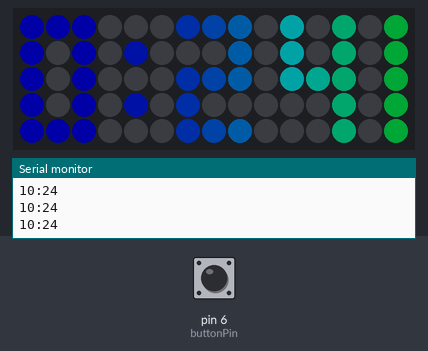
A sketch run on a simulated Arduino Uno, built with avr-gcc and run on an emulated ATmega328P. Parts: 15×5 RGB LED matrix (first LED top left, wired row by row), the last lines printed to the serial monitor. The inputs (shaded band) are chosen by the test bench; at power-on: pin 6 (buttonPin) LOW. Dim RGB values are drawn brighter than linear; the local clock reads 2024-03-15 10:24:30 at power-on unless the sketch sets it.

Above: at 4.2 s.
4.3 s: pin 6 (buttonPin) pulled HIGH for 0.45 s
At 4.75 s:
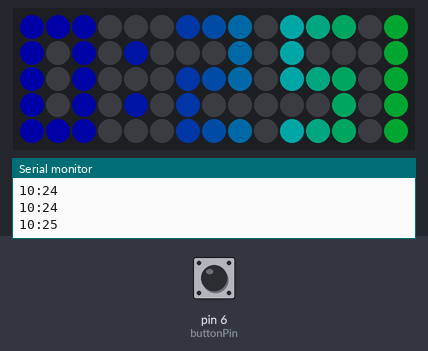
7.7 s: pin 6 (buttonPin) pulled HIGH for 1 s
At 10.53 s:
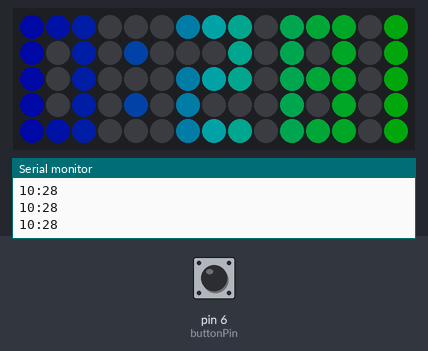
11.7 s: pin 6 (buttonPin) pulled HIGH for 0.45 s
At 12.33 s:
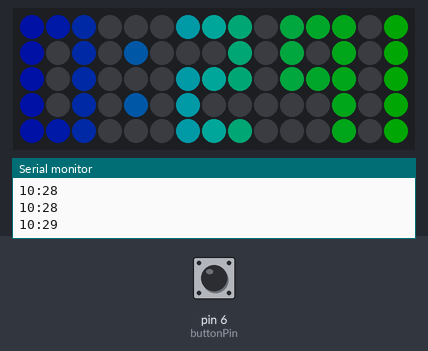
15.1 s: pin 6 (buttonPin) pulled HIGH for 1 s
At 26.8 s:
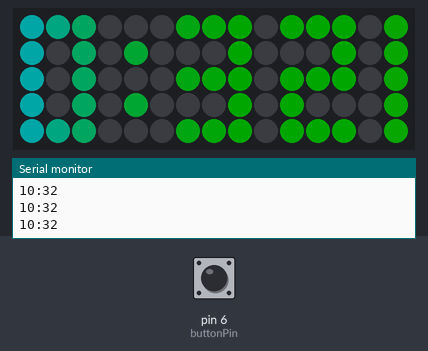

The sketch:

LED_Clock.ino
```cpp
// Date and time functions using a DS3231 RTC connected via I2C and Wire lib
#include <Wire.h>
#include "RTClib.h"
#include <Adafruit_GFX.h>
#include <Adafruit_NeoMatrix.h>
#include <Adafruit_NeoPixel.h>
#include <Fonts/Dialog_plain_5.h>
#define PIN 2

RTC_DS3231 rtc;

char daysOfTheWeek[7][12] = {"Sunday", "Monday", "Tuesday", "Wednesday", "Thursday", "Friday", "Saturday"};

Adafruit_NeoMatrix matrix = Adafruit_NeoMatrix(15, 5, PIN,
  NEO_MATRIX_TOP     + NEO_MATRIX_LEFT +
  NEO_MATRIX_ROWS + NEO_MATRIX_PROGRESSIVE,
  NEO_GRB            + NEO_KHZ800);

const int buttonPin = 6;     // the number of the pushbutton pin
int buttonState = 0;

void setup () {
  pinMode(buttonPin, INPUT);

  Serial.begin(9600);

  delay(3000); // wait for console opening

  if (! rtc.begin()) {
    Serial.println("Couldn't find RTC");
    while (1);
  }

  if (rtc.lostPower()) {
    Serial.println("RTC lost power, lets set the time!");
    // following line sets the RTC to the date & time this sketch was compiled
    rtc.adjust(DateTime(F(__DATE__), F(__TIME__)));
    // This line sets the RTC with an explicit date & time, for example to set
    // January 21, 2014 at 3am you would call:
    // rtc.adjust(DateTime(2014, 1, 21, 3, 0, 0));
  }
  matrix.setFont(&Dialog_plain_5);
  matrix.begin();
  matrix.setTextWrap(false);
  matrix.setBrightness(40);
  matrix.setTextColor(0);
}

int pass = 0;
int delta_min = 0;

void loop() {
  int clr[ 384 ];
  int rVal, gVal, bVal, increment;

  //set up color array
  for (int i = 0; i < 128; i++){
    clr[i] = 0;
  }
  for (int i = 128; i < 192; i++){
    clr[i] = (i-128) * 4;
  }
  for (int i = 192; i < 320; i++){
    clr[i] = 255;
  }
  for (int i = 320; i < 384; i++){
    clr[i] = 255 - (i-320)*4;
  }

  buttonState = digitalRead(buttonPin);

  if (buttonState == HIGH) {
    // turn LED on:
    delta_min++;
  }


  increment = 0;
  for (int i = 0; i < 15; i++){
    rVal = (pass + increment*6) % 384;
    gVal = (pass + increment*6 + 128) % 384;
    bVal = (pass + increment*6 + 256) % 384;
    matrix.drawLine(i, 0, i, 5, matrix.Color(clr[rVal], clr[gVal], clr[bVal]));
    increment++;
  }

  DateTime now = rtc.now();
  DateTime future (now + TimeSpan(0,0,delta_min,0));
  int hr_24, hr_12, mn;
  hr_24=future.hour();
  mn=future.minute();
  if (hr_24==0) hr_12=12;
  else hr_12=hr_24%12;
  String hr_char;
  String mn_char;
  if(hr_12<10) hr_char=" " + String(hr_12);
  else hr_char=String(hr_12);
  if(future.minute()<10) mn_char="0" + String(future.minute());
  else mn_char=String(future.minute());

  matrix.setCursor(-2, 5);
  matrix.print(hr_char + ":" + mn_char);
  matrix.show();
  Serial.print(future.hour());
  Serial.print(":");
  Serial.print(future.minute());
  Serial.println();
  delay(250);
  pass++;

}
```

Dialog_plain_5.h
```cpp
// Created by http://oleddisplay.squix.ch/ Consider a donation
// In case of problems make sure that you are using the font file with the correct version!
const uint8_t Dialog_plain_5Bitmaps[] PROGMEM = {

    // Bitmap Data:
    0x00, // ' '
    0xE8, // '!'
    0xC0, // '"'
    0x07,0xF2, // '#'
    0x79,0xF4, // '$'
    0xD1,0x10,0xB0, // '%'
    0x88,0xCA, // '&'
    0x80, // '''
    0x2A,0x00, // '('
    0x15,0x00, // ')'
    0x08,0x00, // '*'
    0x01,0x1C,0x40, // '+'
    0x00, // ','
    0xC0, // '-'
    0x00, // '.'
    0x6A,0x00, // '/'
    0xD6,0xE0, // '0'
    0xC9,0x20, // '1'
    0x62,0x48, // '2'
    0xE8,0xE0, // '3'
    0x26,0x62, // '4'
    0x08,0x90, // '5'
    0x7A,0xE0, // '6'
    0x25,0x20, // '7'
    0xEA,0xE0, // '8'
    0xD5,0xE0, // '9'
    0x00, // ':'
    0x00, // ';'
    0x02,0xC6, // '<'
    0x77, // '='
    0x06,0x16, // '>'
    0xD0, // '?'
    0x27,0xB7,0x66,0x00, // '@'
    0x4A,0x68, // 'A'
    0xFA,0xD0, // 'B'
    0x68,0x86, // 'C'
    0xE9,0x9A, // 'D'
    0xDA,0x40, // 'E'
    0x9A,0x40, // 'F'
    0x78,0xB5, // 'G'
    0xBE,0xD0, // 'H'
    0xF0, // 'I'
    0x55,0x40, // 'J'
    0xAC,0xCA, // 'K'
    0x92,0x40, // 'L'
    0x9F,0xF9, // 'M'
    0xBF,0xD0, // 'N'
    0x69,0x96, // 'O'
    0xF7,0x40, // 'P'
    0x69,0x96,0x00, // 'Q'
    0xEA,0xCA, // 'R'
    0x91,0x60, // 'S'
    0x21,0x08,0x40, // 'T'
    0xB6,0xE0, // 'U'
    0xAA,0xA4, // 'V'
    0xAF,0xBC,0xA0, // 'W'
    0xA4,0x4A, // 'X'
    0x53,0x08,0x40, // 'Y'
    0x64,0x88, // 'Z'
    0xAA,0x80, // '['
    0xAA,0x40, // '\'
    0x55,0x40, // ']'
    0x61, // '^'
    0x70, // '_'
    0x00, // '`'
    0xDE,0x80, // 'a'
    0x9A,0xE0, // 'b'
    0x92,0x00, // 'c'
    0x3E,0xD0, // 'd'
    0xDE,0x00, // 'e'
    0x49,0x20, // 'f'
    0xF6,0xA0, // 'g'
    0x9E,0xD0, // 'h'
    0xF0, // 'i'
    0x55,0x40, // 'j'
    0x9A,0x60, // 'k'
    0xF0, // 'l'
    0xFD,0x6A, // 'm'
    0xF6,0x80, // 'n'
    0xD7,0x00, // 'o'
    0xD7,0x40, // 'p'
    0xF6,0xB0, // 'q'
    0x2A, // 'r'
    0x4C,0x80, // 's'
    0x49,0x20, // 't'
    0x16,0xD0, // 'u'
    0xB9,0x00, // 'v'
    0xD7,0x60, // 'w'
    0xCB,0x00, // 'x'
    0xB9,0x40, // 'y'
    0x68, // 'z'
    0x4A,0x24, // '{'
    0xF8, // '|'
    0x48,0xA4, // '}'
    0xF8, // 'NSG1'
    0xE7,0xCE, //'NSG2'
    0xE7,0x9E, //'NSG3'
    0xB7,0x92, //'NSG4'
    0xF3,0x9E, //'NSG5'
    0xF3,0xDE, //'NSG6'
    0xE4,0x92, //'NSG7'
    0xF7,0xDE, //'NSG8'
    0xF7,0x92, //'NSG9'
    0xF6,0xDE, //'NSG0'
    0x50, //'NSG: 195'
    0xF9,0xF9,0x90, //'NSG A 196'
    0xE9,0xE9,0xE0, //'NSG B 199'
    0xF2,0x4E, //'NSG C 202'
    0xE9,0x99,0xE0, //'NSG D 204'
    0xF3,0xCE, //'NSG E 207'
    0xF3,0xC8, //'NSG F 209'
    0xF8,0xB9,0xF0, //'NSG G 211'
    0x99,0xF9,0x90, //'NSG H 214'
    0xF8, //'NSG I 217'
    0x11,0x19,0x60, //'NSG J 218'
    0x9A,0xCA,0x90, //'NSG k 221'
    0x92,0x4E, //'NSG L 224'
    0x8E,0xEB,0x18,0x80, //'NSG M 226'
    0x9D,0xB9,0x90, //'NSG N 230'
    0xF9,0x99,0xF0, //'NSG O 233'
    0xF9,0xF8,0x80, //'NSG P 236'
    0x74,0x63,0x26,0x80, //'NSG Q 239'
    0xF9,0xFA,0x90, //'NSG R 244'
    0xF8,0xF1,0xF0, //'NSG S 247'
    0xE9,0x24, //'NSG T 250'
    0x99,0x99,0xF0, //'NSG U 252'
    0x99,0x99,0x60, //'NSG V 255'
    0x8C,0x6B,0x55,0x00, //'NSG W 258'
    0x8A,0x88,0xA8,0x80, //'NSG X 262'
    0x99,0xF1,0xF0, //'NSG Y 265'
    0xF8,0x88,0x8F,0x80, //'NSG Z 269'
    0x55,0x40, //'Rev 1 272'
    0x1D,0x17,0x10, //'Rev 2 274'
    0x1D,0x1D,0x10, //'Rev 3 277'
    0x55,0x1D,0xD0, //'Rev 4 280'
    0x17,0x1D,0x10, //'Rev 5 283'
    0x1D,0x15,0x10, //'Rev 6 286'
    0x1D,0xDD,0xD0, //'Rev 7 289'
    0x15,0x15,0x10, //'Rev 8 292'
    0x15,0x1D,0xD0, //'Rev 9 295'
    0x15,0x55,0x10, //'Rev 0 298'
    0xDD,0xC0 //'Rev ; 301'


};
const GFXglyph Dialog_plain_5Glyphs[] PROGMEM = {
// bitmapOffset, width, height, xAdvance, xOffset, yOffset
      {     0,   1,   1,   3,    0,    0 }, // ' '
      {     1,   1,   5,   3,    0,   -5 }, // '!'
      {     2,   2,   2,   3,    0,   -4 }, // '"'
      {     3,   4,   4,   5,    0,   -4 }, // '#'
      {     5,   3,   5,   4,    0,   -4 }, // '$'
      {     7,   5,   4,   6,    0,   -4 }, // '%'
      {    10,   4,   4,   5,    0,   -4 }, // '&'
      {    12,   1,   2,   2,    0,   -4 }, // '''
      {    13,   2,   5,   3,    0,   -4 }, // '('
      {    15,   2,   5,   3,    0,   -4 }, // ')'
      {    17,   3,   3,   4,    0,   -4 }, // '*'
      {    19,   5,   4,   6,    0,   -4 }, // '+'
      {    22,   2,   3,   3,    0,   -2 }, // ','
      {    23,   2,   1,   3,    0,   -2 }, // '-'
      {    24,   2,   1,   3,    0,   -1 }, // '.'
      {    25,   2,   5,   3,    0,   -4 }, // '/'
      {    298,   4,   5,   4,    0,   -5 }, // '0'
      {    272,   2,   5,   2,    0,   -5 }, // '1'
      {    274,   4,   5,   4,    0,   -5 }, // '2'
      {    277,   4,   5,   4,    0,   -5 }, // '3'
      {    280,   4,   5,   4,    0,   -5 }, // '4'
      {    283,   4,   5,   4,    0,   -5 }, // '5'
      {    286,   4,   5,   4,    0,   -5 }, // '6'
      {    289,   4,   5,   4,    0,   -5 }, // '7'
      {    292,   4,   5,   4,    0,   -5 }, // '8'
      {    295,   4,   5,   4,    0,   -5 }, // '9'
      {    301,   2,   5,   2,    0,   -5 }, // ':'
      {    48,   2,   4,   3,    0,   -3 }, // ';'
      {    49,   4,   4,   5,    1,   -4 }, // '<'
      {    51,   4,   2,   5,    0,   -3 }, // '='
      {    52,   4,   4,   5,    0,   -4 }, // '>'
      {    54,   2,   4,   4,    0,   -4 }, // '?'
      {    55,   5,   5,   6,    0,   -4 }, // '@'
      {    196,   4,   5,   5,    0,   -5 }, // 'A'
      {    199,   4,   5,   5,    0,   -5 }, // 'B'
      {    202,   3,   5,   4,    0,   -5 }, // 'C'
      {    204,   4,   5,   5,    0,   -5 }, // 'D'
      {    207,   3,   5,   4,    0,   -5 }, // 'E'
      {    209,   3,   5,   4,    0,   -5 }, // 'F'
      {    211,   4,   5,   5,    0,   -5 }, // 'G'
      {    214,   4,   5,   5,    0,   -5 }, // 'H'
      {    217,   1,   5,   2,    0,   -5 }, // 'I'
      {    218,   4,   5,   5,   0,   -5 }, // 'J'
      {    221,   4,   5,   5,    0,   -5 }, // 'K'
      {    224,   3,   5,   4,    0,   -5 }, // 'L'
      {    226,   5,   5,   6,    0,   -5 }, // 'M'
      {    230,   4,   5,   5,    0,   -5 }, // 'N'
      {    233,   4,   5,   5,    0,   -5 }, // 'O'
      {    236,   4,   5,   5,    0,   -5 }, // 'P'
      {    239,   5,   5,   6,    0,   -5 }, // 'Q'
      {    243,   4,   5,   5,    0,   -5 }, // 'R'
      {    246,   4,   5,   5,    0,   -5 }, // 'S'
      {    249,   3,   5,   4,   0,   -5 }, // 'T'
      {   251,   4,   5,   5,    0,   -5 }, // 'U'
      {   254,   4,   5,   5,    0,   -5 }, // 'V'
      {   257,   5,   5,   6,    0,   -5 }, // 'W'
      {   261,   5,   5,   6,    0,   -5 }, // 'X'
      {   265,   4,   5,   5,   0,   -5 }, // 'Y'
      {   268,   5,   5,   6,    0,   -5 }, // 'Z'
      {   114,   2,   5,   3,    0,   -4 }, // '['
      {   116,   2,   5,   3,    0,   -4 }, // '\'
      {   118,   2,   5,   3,    0,   -4 }, // ']'
      {   120,   4,   2,   5,    0,   -4 }, // '^'
      {   121,   4,   1,   4,   -1,    1 }, // '_'
      {   122,   2,   1,   4,    0,   -4 }, // '`'
      {   123,   3,   3,   5,    1,   -3 }, // 'a'
      {   125,   3,   4,   4,    0,   -4 }, // 'b'
      {   127,   3,   3,   4,    0,   -3 }, // 'c'
      {   129,   3,   4,   4,    0,   -4 }, // 'd'
      {   131,   3,   3,   5,    1,   -3 }, // 'e'
      {   133,   3,   4,   3,   -1,   -4 }, // 'f'
      {   135,   3,   4,   4,    0,   -3 }, // 'g'
      {   137,   3,   4,   4,    0,   -4 }, // 'h'
      {   139,   1,   4,   2,    0,   -4 }, // 'i'
      {   140,   2,   5,   2,   -1,   -4 }, // 'j'
      {   142,   3,   4,   4,    0,   -4 }, // 'k'
      {   144,   1,   4,   2,    0,   -4 }, // 'l'
      {   145,   5,   3,   6,    0,   -3 }, // 'm'
      {   147,   3,   3,   4,    0,   -3 }, // 'n'
      {   149,   3,   3,   4,    0,   -3 }, // 'o'
      {   151,   3,   4,   4,    0,   -3 }, // 'p'
      {   153,   3,   4,   4,    0,   -3 }, // 'q'
      {   155,   2,   4,   3,    0,   -4 }, // 'r'
      {   156,   3,   3,   5,    0,   -3 }, // 's'
      {   158,   3,   4,   3,   -1,   -4 }, // 't'
      {   160,   3,   4,   4,    0,   -4 }, // 'u'
      {   162,   3,   3,   4,    0,   -3 }, // 'v'
      {   164,   4,   3,   5,    0,   -3 }, // 'w'
      {   166,   3,   3,   4,    0,   -3 }, // 'x'
      {   168,   3,   4,   4,    0,   -3 }, // 'y'
      {   170,   2,   3,   5,    1,   -3 }, // 'z'
      {   171,   3,   5,   4,    0,   -4 }, // '{'
      {   173,   1,   6,   2,    0,   -4 }, // '|'
      {   174,   3,   5,   4,    0,   -4 } // '}'
};
const GFXfont Dialog_plain_5 PROGMEM = {
(uint8_t  *)Dialog_plain_5Bitmaps,(GFXglyph *)Dialog_plain_5Glyphs,0x20, 0x7E, 7};
```

combined_grid.cpp
```cpp
// Adafruit_NeoMatrix example for single NeoPixel Shield.
// Scrolls 'Howdy' across the matrix in a portrait (vertical) orientation.

#include <Adafruit_GFX.h>
#include <Adafruit_NeoMatrix.h>
#include <Adafruit_NeoPixel.h>
#include <Fonts/Dialog_plain_5.h>
#include <Wire.h>
#include "RTClib.h"
#ifndef PSTR
 #define PSTR // Make Arduino Due happy
#endif

#define PIN 2

RTC_DS3231 rtc;

// MATRIX DECLARATION:
// Parameter 1 = width of NeoPixel matrix
// Parameter 2 = height of matrix
// Parameter 3 = pin number (most are valid)
// Parameter 4 = matrix layout flags, add together as needed:
//   NEO_MATRIX_TOP, NEO_MATRIX_BOTTOM, NEO_MATRIX_LEFT, NEO_MATRIX_RIGHT:
//     Position of the FIRST LED in the matrix; pick two, e.g.
//     NEO_MATRIX_TOP + NEO_MATRIX_LEFT for the top-left corner.
//   NEO_MATRIX_ROWS, NEO_MATRIX_COLUMNS: LEDs are arranged in horizontal
//     rows or in vertical columns, respectively; pick one or the other.
//   NEO_MATRIX_PROGRESSIVE, NEO_MATRIX_ZIGZAG: all rows/columns proceed
//     in the same order, or alternate lines reverse direction; pick one.
//   See example below for these values in action.
// Parameter 5 = pixel type flags, add together as needed:
//   NEO_KHZ800  800 KHz bitstream (most NeoPixel products w/WS2812 LEDs)
//   NEO_KHZ400  400 KHz (classic 'v1' (not v2) FLORA pixels, WS2811 drivers)
//   NEO_GRB     Pixels are wired for GRB bitstream (most NeoPixel products)
//   NEO_RGB     Pixels are wired for RGB bitstream (v1 FLORA pixels, not v2)


// Example for NeoPixel Shield.  In this application we'd like to use it
// as a 5x8 tall matrix, with the USB port positioned at the top of the
// Arduino.  When held that way, the first pixel is at the top right, and
// lines are arranged in columns, progressive order.  The shield uses
// 800 KHz (v2) pixels that expect GRB color data.
Adafruit_NeoMatrix matrix = Adafruit_NeoMatrix(15, 5, PIN,
  NEO_MATRIX_TOP     + NEO_MATRIX_LEFT +
  NEO_MATRIX_ROWS + NEO_MATRIX_PROGRESSIVE,
  NEO_GRB            + NEO_KHZ800);

//const uint16_t colors[] = {
//  matrix.Color(255, 0, 0), matrix.Color(0, 255, 0), matrix.Color(0, 0, 255) };

void setup() {
  matrix.setFont(&Dialog_plain_5);
  matrix.begin();
  matrix.setTextWrap(false);
  matrix.setBrightness(40);
  matrix.setTextColor(0);

  delay(3000); // wait for console opening
  if (rtc.lostPower()) {
  Serial.println("RTC lost power, lets set the time!");
  rtc.adjust(DateTime(F(__DATE__), F(__TIME__)));
  }
}

int x    = matrix.width();
int pass = 0;

void loop() {
  int clr[ 384 ];
  int rVal, gVal, bVal, count, increment;
  count = 0;

    //set up color array
  for (int i = 0; i < 128; i++){
    clr[i] = 0;
  }
  for (int i = 128; i < 192; i++){
    clr[i] = (i-128) * 4;
  }
  for (int i = 192; i < 320; i++){
    clr[i] = 255;
  }
  for (int i = 320; i < 384; i++){
    clr[i] = 255 - (i-320)*4;
  }

  count = 0;
  for (int i = 0;  i < 384; i++) {
    increment = 0;
    for (int i = 0; i < 15; i++){
      rVal = (count + increment*6) % 384;
      gVal = (count + increment*6 + 100) % 384;
      bVal = (count + increment*6 + 200) % 384;
      matrix.drawLine(i, 0, i, 5, matrix.Color(clr[rVal], clr[gVal], clr[bVal]));
      increment++;
    }
  DateTime now = rtc.now();
  DateTime future (now + TimeSpan(0,0,4,0));
  int hr_24, hr_12, mn;
  hr_24=future.hour();
  mn=future.minute();
  if (hr_24==0) hr_12=12;
  else hr_12=hr_24%12;

  matrix.setCursor(0, 5);
  matrix.print(String(hr_12) + ":" + String(future.minute()));
  matrix.show();
  delay(250);
  count++;
  }


//  matrix.fillScreen(0);
//  matrix.setTextColor(colors[pass]);
//  matrix.setCursor(0, 5);
//  matrix.print(F("12:34"));
//  if(--x < -45) {
//    x = matrix.width();
//    if(++pass >= 3) pass = 0;
//    matrix.setTextColor(colors[pass]);
//  }
//  matrix.show();
//  delay(100);
}
```
